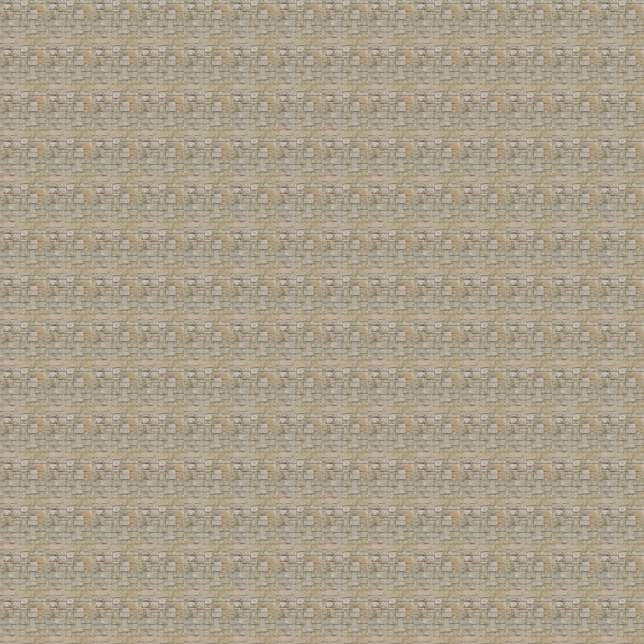

Below is a game level as drawn by its tile map, then a one-line description and the .tmx that defines it (tile-layer data replaced by summaries):
An orthogonal 14x14 tile map with 46x46 px tiles, 1 tile layer (Tile Layer 1).

<map version="1.0" orientation="orthogonal" width="14" height="14" tilewidth="46" tileheight="46">
 <tileset firstgid="1" name="stones" tilewidth="46" tileheight="46">
  <image source="stone.jpg" width="64" height="64" />
 </tileset>
 <layer name="Tile Layer 1" width="14" height="14">
  <data>[196 cells, 196 non-empty, 1 distinct tile ids]</data>
 </layer>
</map>